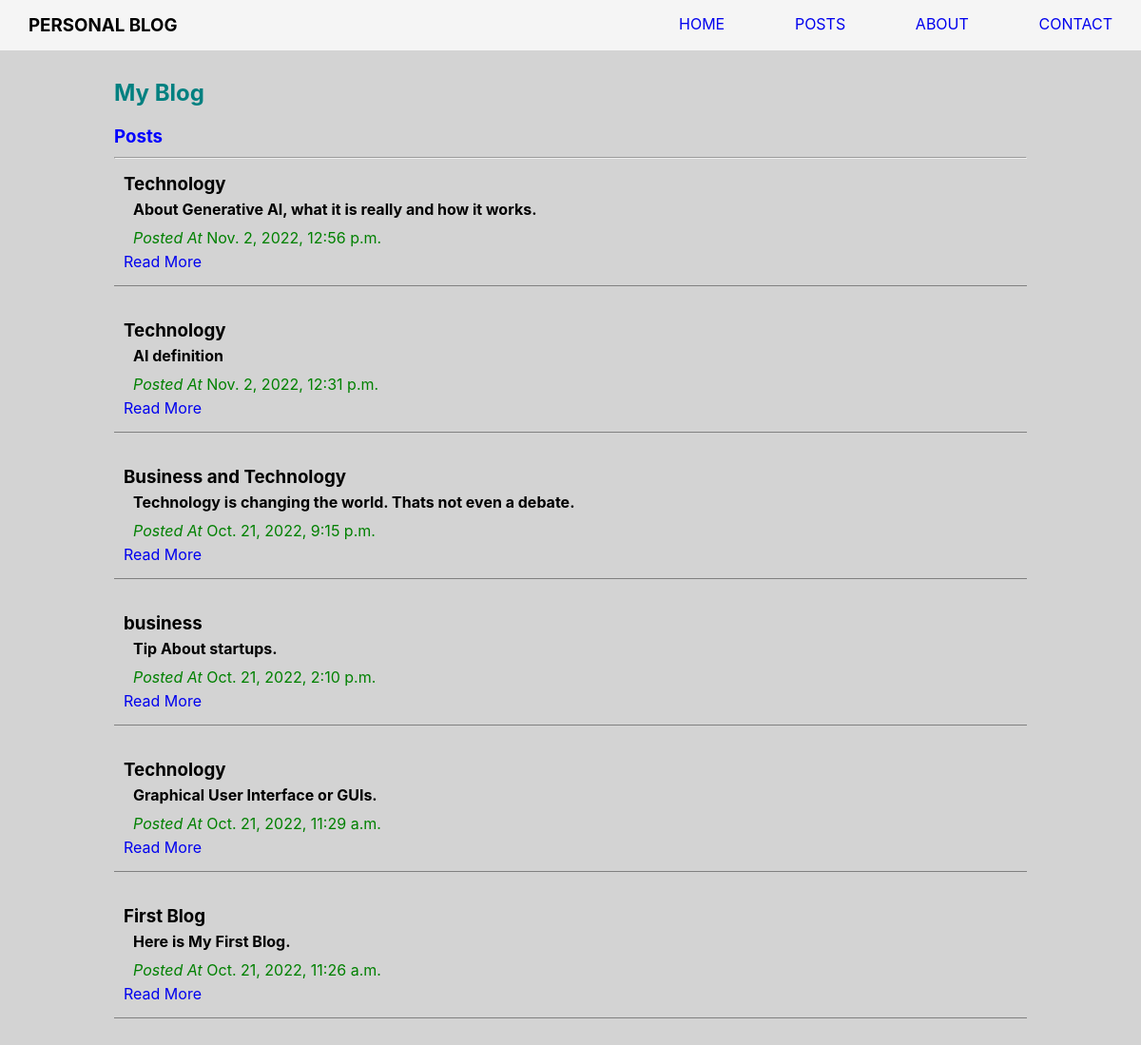
Page /blog/posts/ on the committed database.
### blog/models.py (models this page shows, shortened)
class Mypost(models.Model):
    title = models.CharField(max_length=255)
    slug = models.SlugField()
    intro = models.TextField()
    body = models.TextField()
    my_date = models.DateTimeField(auto_now_add=True)
    class Meta:
        ordering = ["-my_date"]

### blog/views.py (the view)
# urls.py: path('posts/', views.mypost, name='mypost'),
def mypost(request):
    mypost = Mypost.objects.all()
    return render(request, "mypost.html", {"mypost": mypost})

### blog/templates/mypost.html (shortened to what this page needs)
<!DOCTYPE html>
<html lang="en">
<head>
    {% load static %}
    <link rel="stylesheet" href ="{% static 'posts.css' %}">
</head>
<body>
    <div class="post-cover">
        <ul class="navbar">
            <div class="navbar-left">
            <li><h3>PERSONAL BLOG</h3></li>
            </div>
            <div class="navbar-right">
            <li><a href="{% url 'home' %}">HOME</a></li>
            <li><a href="{% url 'mypost' %}">POSTS</a></li>
            <li><a href="{% url 'about' %}">ABOUT</a></li>
            <li><a href="{% url 'contact' %}">CONTACT</a></li>
            </div>
            </ul>
            <div class="container">
    <h2 class="title">My Blog</h2>
    <h3 class="subtitle">Posts</h3>
    <hr>
    <ul class="main">
        {% for post in mypost %}
            <div class="main-ul">
            <li id="title"><h3>{{ post.title}}</h3></li>
            <li id="intro"><h4>{{ post.intro}}</h4></li>
            <li id="date"><i>Posted At</i> {{ post.my_date}}</li>
            <li><a href="{% url 'main' post.slug %}">Read More</a> </li>
            </div>
            <br>
        {% endfor %}
    </ul>
    </div>
    </div>
</body>
</html>

### blog/static/posts.css (style rules this page uses)
* { margin: 0; padding: 0; box-sizing: border-box; }
body { background: lightgray; font-family: -apple-system, BlinkMacSystemFont, "Segoe UI", "Roboto", "Oxygen", "Ubuntu", "Cantarell", "Fira Sans", "Droid Sans", "Helvetica Neue"; }
ul li { list-style-type: none; }
a:link { text-decoration: none; }
.navbar { position: sticky; top: 0; display: flex; justify-content: space-between; width: 100%; padding: 15px 30px; background-color: whitesmoke; }
.navbar-left { width: 30%; }
.navbar-right { width: 40%; display: flex; justify-content: space-between; }
.container { width: 80%; margin: 30px 10%; }
.title { padding-bottom: 20px; color: teal; }
.subtitle { padding-bottom: 10px; color: blue; }
.main-ul { padding: 15px 10px; border-bottom: 0.3px solid gray; }
#intro, #date { padding: 5px 10px; }
#date { color: green; }

### rows in the picture
Mypost: title "Technology", intro "About Generative AI, what it is really and how it works.", my_date "Nov. 2, 2022, 12:56 p.m."
Mypost: title "Technology", intro "AI definition", my_date "Nov. 2, 2022, 12:31 p.m."
Mypost: title "Business and Technology", intro "Technology is changing the world. Thats not even a debate.", my_date "Oct. 21, 2022, 9:15 p.m."
Mypost: title "business", intro "Tip About startups.", my_date "Oct. 21, 2022, 2:10 p.m."
Mypost: title "Technology", intro "Graphical User Interface or GUIs.", my_date "Oct. 21, 2022, 11:29 a.m."
Mypost: title "First Blog", intro "Here is My First Blog.", my_date "Oct. 21, 2022, 11:26 a.m."
